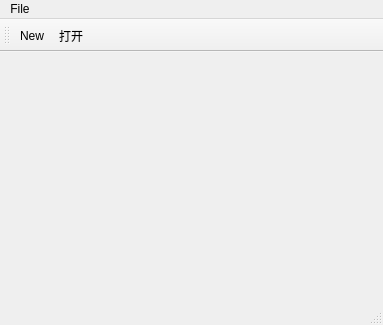
<?xml version="1.0" encoding="UTF-8"?>
<ui version="4.0">
 <class>MainWindow</class>
 <widget class="QMainWindow" name="MainWindow">
  <property name="geometry">
   <rect>
    <x>0</x>
    <y>0</y>
    <width>383</width>
    <height>325</height>
   </rect>
  </property>
  <property name="windowTitle">
   <string>MainWindow</string>
  </property>
  <widget class="QWidget" name="centralwidget"/>
  <widget class="QMenuBar" name="menubar">
   <property name="geometry">
    <rect>
     <x>0</x>
     <y>0</y>
     <width>383</width>
     <height>23</height>
    </rect>
   </property>
   <widget class="QMenu" name="menuFile">
    <property name="title">
     <string>File</string>
    </property>
    <addaction name="actionNew"/>
    <addaction name="actionOpen"/>
    <addaction name="separator"/>
    <addaction name="actionClose"/>
   </widget>
   <addaction name="menuFile"/>
  </widget>
  <widget class="QStatusBar" name="statusbar"/>
  <widget class="QToolBar" name="toolBar">
   <property name="windowTitle">
    <string>toolBar</string>
   </property>
   <attribute name="toolBarArea">
    <enum>TopToolBarArea</enum>
   </attribute>
   <attribute name="toolBarBreak">
    <bool>false</bool>
   </attribute>
   <addaction name="actionNew"/>
   <addaction name="actionOpen"/>
  </widget>
  <action name="actionNew">
   <property name="text">
    <string>New</string>
   </property>
   <property name="toolTip">
    <string>创建新文件</string>
   </property>
   <property name="shortcut">
    <string>Ctrl+N</string>
   </property>
  </action>
  <action name="actionOpen">
   <property name="text">
    <string>打开</string>
   </property>
  </action>
  <action name="actionClose">
   <property name="text">
    <string>Close</string>
   </property>
  </action>
 </widget>
 <resources/>
 <connections/>
</ui>
